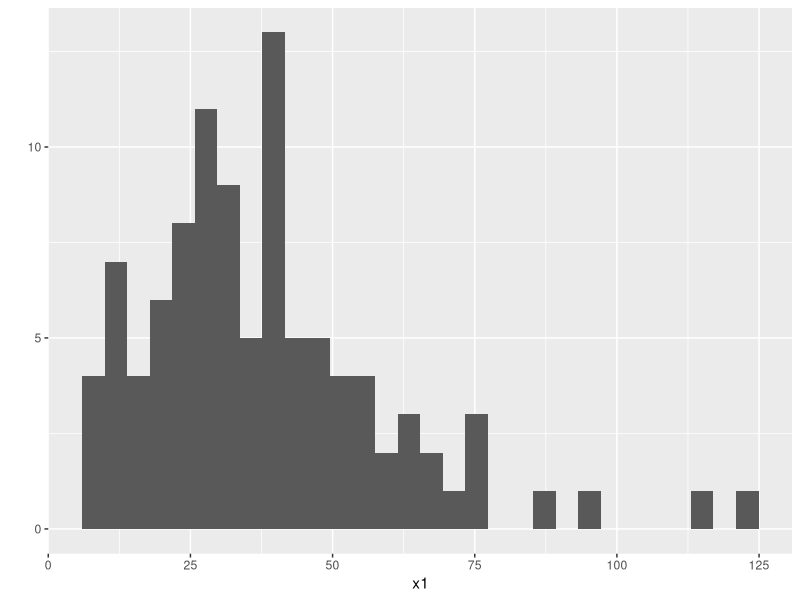

Source code (R):
library(data.table)
library(ggplot2)
theme_minimal()

x1 <- rnbinom(100, size=4, mu=40)
p <- qplot(x=x1,geom='histogram')
p <- p + ylim(0,quantile(x1,.10))
ggsave('random_dist.png',width=4,height=2,units='cm')
